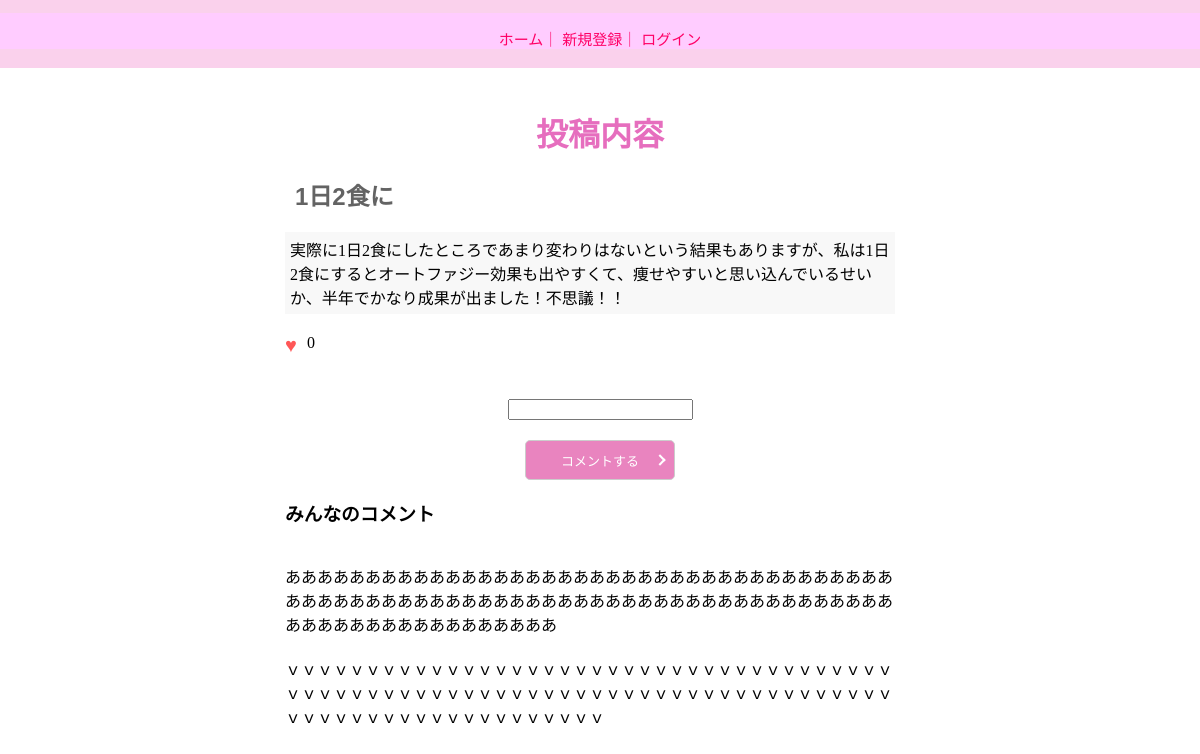
Page /post-info/6/ on the committed database.
### mind_ch_db/models.py (models this page shows)
class PostInfo(models.Model):
    user_id = models.ForeignKey(
        User, on_delete=models.SET_NULL,null=True)
    genre_id = models.ForeignKey(
        'genre', on_delete=models.SET_NULL,null=True)
    post_title = models.CharField(max_length=50)
    post_content = models.TextField(max_length=1000)
    reaction_count = models.IntegerField(null=True, blank=True)
    create_at = models.DateTimeField(default=timezone.datetime.now)
    update_at = models.DateTimeField(default=timezone.datetime.now)

class Comment(models.Model):
    Post_info_id = models.ForeignKey(
        'postinfo', on_delete=models.SET_NULL,null=True)
    comment = models.CharField(max_length=300)
    reaction_count = models.IntegerField(default=0)
    create_at = models.DateTimeField(default=timezone.datetime.now)
    update_at = models.DateTimeField(default=timezone.datetime.now)

### mind_ch_db/views.py (the view)
# urls.py: path('post-info/<int:post_info_id>/', views.post_info_detail, name='post_info_detail'),
def post_info_detail(request, post_info_id):
    post_info = get_object_or_404(PostInfo, pk=post_info_id)
    comments = Comment.objects.filter(Post_info_id=post_info_id)
    good_count = Good.objects.filter(post_info_id=post_info_id).count()
    if request.method == 'POST':
        form = CommentForm(request.POST)
        if form.is_valid():
            comment = form.save(commit=False)
            comment.Post_info_id = post_info
            comment.save()
            return redirect('post_info_detail',post_info_id=post_info_id)
    else:
        form = CommentForm()
    return render(request, 'comment.html', {
        'post_info': post_info,
        'comments': comments,
        'form': form,
        'good_count': good_count,
        })

### mind_ch_db/forms.py
class CommentForm(forms.ModelForm):
    class Meta:
        model = Comment
        fields = ['comment']
    """
    confirm_password = forms.CharField(label='パスワード再入力', widget=forms.PasswordInput())

    def clean(self):
        cleaned_date = super().clean()
        password = cleaned_date['password']
        confirm_password = cleaned_date['confirm_password']
        if password !=confirm_password:
            raise forms.ValidationError('パスワードが一致していません')
        """

### mind_ch_db/templates/comment.html (shortened to what this page needs)
{% extends "base.html" %}
{% block content %}
<main id="post_info_box">
    <div class="post_info">
        <h1>投稿内容</h1>
        <div><h2>{{ post_info.post_title }}</h2>
        <div id="post_content">{{ post_info.post_content }}</div>
        <div class="flex_column">
            {% if user.is_authenticated %}
            <form action="{% url 'good_toggle' post_info.id %}" method="post" class="end" style="max-width: 580px;">
                {% csrf_token %}
                <div class="good_box" style="max-width: 580px;">
                    <button class="good_hart" type="submit">
                        <div style="margin-bottom:7px; margin-right: 10px; font-size: 20px;">♥</div>
                    </button>
                    <div style="margin-left: 10px; font-size: 20px;" >{{ good_count }}</div>
                </div>
            </form>
            {% else %}
            <div class="good_box" style="max-width: 580px;">
                <div  class="red" style="margin-bottom:7px; margin-right: 10px; font-size: 20px;">♥</div>
                <div>{{ good_count }}</div>
            </div>
            {% endif %}
            <form method="post" action="{% url 'post_info_detail' post_info.id %}">
                <div class="comment_add center">{{ form.comment }}</div>
                <div class="center"><button class="submitbtn" type="submit">コメントする</button></div>
            </form>
            <div><h3>みんなのコメント</h3></div>
            {% for comment in comments %}
                <div class="comment_info" style="max-width: 620px;">{{ comment.comment }}</div>
            {% endfor %}
        </div>
    </div>
</main>
{% endblock %}

### static/css/style.css (style rules this page uses)
h1 { color: rgb(230, 110, 190); text-align: center; }
h2 { color: #636363; margin-left: 10px; font-family: sans-serif; }
body { margin: 0; }
main { padding: 20px; }
.center { display: flex; justify-content: center; }
.flex_column { display: flex; flex-direction: column; }
.post_info { margin-bottom: 40px; }
.post_info h2 { max-width: 610px; }
#post_info_box { width: auto; display: flex; justify-content: center; }
.comment_add { margin-top: 40px; margin-bottom: 20px; }
.comment_info { margin-top: 20px; }
.submitbtn { width: 150px; height: 40px; position: relative; border: 1px solid #ccc; border-radius: 5px; background-color: #e984bf; color: #fff; padding: 10px 30px; font-size: 13px; font-family: sans-serif; }
.submitbtn:after { display: block; content: ""; position: absolute; top: 50%; right: 10px; width: 6px; height: 6px; margin: -4px 0 0 0; border-top: solid 2px #fff; border-right: solid 2px #fff; -webkit-transform: rotate(45deg); transform: rotate(45deg); }
#post_content { max-width: 600px; margin-top: 10px; margin-bottom: 20px; margin-right: 20px; padding: 5px; background-color: #f8f8f8; }
.good_box { display: flex; width: 25px; height: 25px; }
.red { color: #ff5757; }

### rows in the picture
PostInfo: post_title "1日2食に", post_content "実際に1日2食にしたところであまり変わりはないという結果もありますが、私は1日2食にするとオートファジー効果も出やすくて、痩せやすいと思い込んでいるせいか、半年でかなり成果が出ました！不思議！！"
Comment: comment "あああああああああああああああああああああああああああああああああああああああああああああああああああああああああああああああああああああああああああああああああああああああああああああ"
Comment: comment "ｖｖｖｖｖｖｖｖｖｖｖｖｖｖｖｖｖｖｖｖｖｖｖｖｖｖｖｖｖｖｖｖｖｖｖｖｖｖｖｖｖｖｖｖｖｖｖｖｖｖｖｖｖｖｖｖｖｖｖｖｖｖｖｖｖｖｖｖｖｖｖｖｖｖｖｖｖｖｖｖｖｖｖｖｖｖｖｖｖｖｖｖｖｖｖｖ"

### other values in the picture
{{ good_count }} "0"
